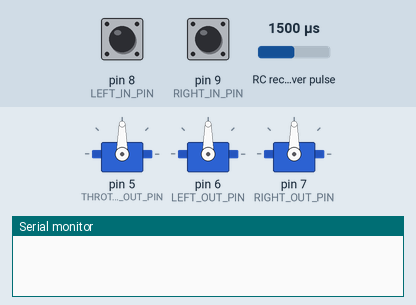
This sketch was run on a simulated Arduino Uno, built with avr-gcc and run on an emulated ATmega328P. On the bench: 3 × servo, the last lines printed to the serial monitor. Wiring (inferred from the names in the program): RC receiver channel: data pin 10. Inputs (shaded band) come from the test bench; at power-on: RC receiver pulse 1500 µs, pin 8 (LEFT_IN_PIN) LOW, pin 9 (RIGHT_IN_PIN) LOW.

Above: at 1.2 s.
1.3 s: RC receiver pulse (sensor on pin 10) set to 1020 µs
At 2.5 s:
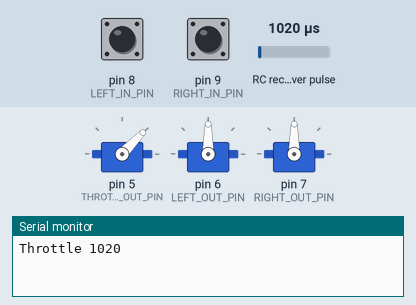
2.8 s: pin 8 (LEFT_IN_PIN) pulled HIGH for 0.15 s
At 3.7 s:
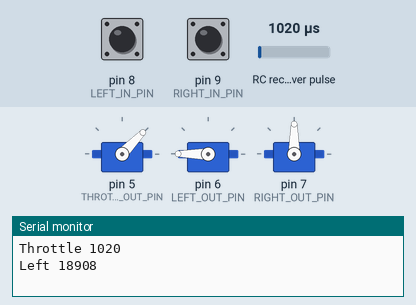
4.4 s: pin 9 (RIGHT_IN_PIN) pulled HIGH for 0.15 s
At 4.9 s:
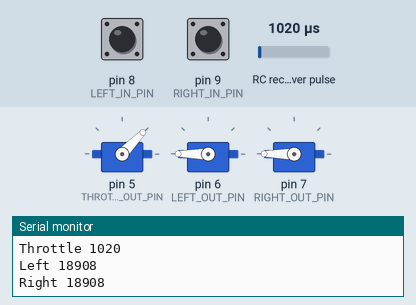
6.0 s: RC receiver pulse (sensor on pin 10) set to 1250 µs
At 7.2 s:
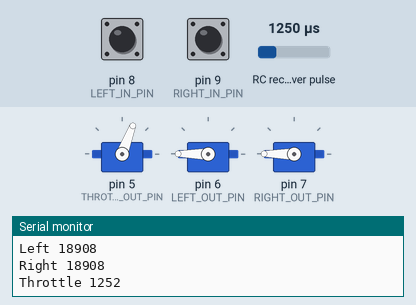
7.5 s: pin 8 (LEFT_IN_PIN) pulled HIGH for 3.2 s
At 11.4 s:
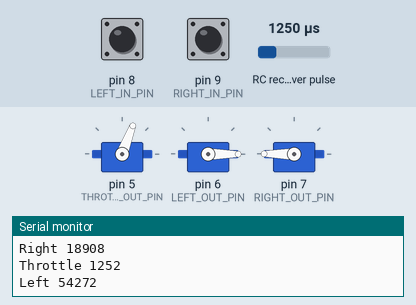
12.2 s: pin 9 (RIGHT_IN_PIN) pulled HIGH for 3.2 s
At 16.1 s:
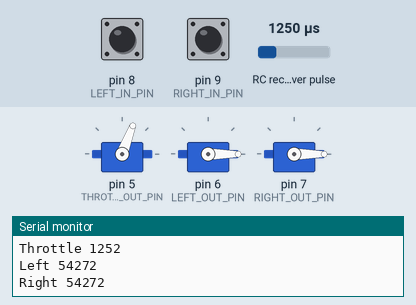
Timing chart, 0 to 17.6 s (numbered marks = the images above; inputs shaded):
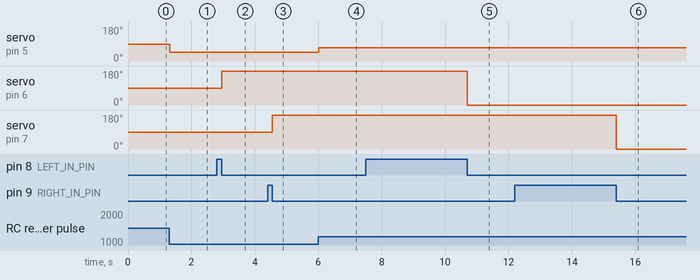

Measured:
- after the input at 1.3 s, servo on pin 5 (THROTTLE_OUT_PIN): 90° → 46° at once
- after the input at 2.8 s, servo on pin 6 (LEFT_OUT_PIN): 90° → 180° after 0.15 s
- after the input at 4.4 s, servo on pin 7 (RIGHT_OUT_PIN): 90° → 180° after 0.15 s
- after the input at 6.0 s, servo on pin 5 (THROTTLE_OUT_PIN): 46° → 69° at once
- after the input at 7.5 s, servo on pin 6 (LEFT_OUT_PIN): 180° → 0° after 3.2 s
- after the input at 12.2 s, servo on pin 7 (RIGHT_OUT_PIN): 180° → 0° after 3.2 s

The sketch:

receiver.ino
```cpp
#include <PinChangeInt.h>
#include <Servo.h>

// Assign channel in pins
#define LEFT_IN_PIN 8
#define RIGHT_IN_PIN 9
#define THROTTLE_IN_PIN 10

// Assign channel out pins
#define THROTTLE_OUT_PIN 5
#define LEFT_OUT_PIN 6
#define RIGHT_OUT_PIN 7

Servo servoThrottle;
Servo servoLeft;
Servo servoRight;

// These bit flags are set in bUpdateFlagsShared to indicate which
// channels have new signals
#define THROTTLE_FLAG 1
#define LEFT_FLAG 2
#define RIGHT_FLAG 4

volatile uint8_t bUpdateFlagsShared;

// shared variables are updated by the ISR and read by loop.
// In loop we immediatley take local copies so that the ISR can keep ownership of the
// shared ones. To access these in loop
// we first turn interrupts off with noInterrupts
// we take a copy to use in loop and the turn interrupts back on
// as quickly as possible, this ensures that we are always able to receive new signals
volatile uint16_t unThrottleInShared;
volatile uint16_t unLeftInShared;
volatile uint16_t unRightInShared;

// These are used to record the rising edge of a pulse in the calcInput functions
// They do not need to be volatile as they are only used in the ISR. If we wanted
// to refer to these in loop and the ISR then they would need to be declared volatile
uint32_t ulThrottleStart;
uint32_t ulRightStart;
uint32_t ulLeftStart;

void setup()
{
  Serial.begin(9600);
  servoThrottle.attach(THROTTLE_OUT_PIN);
  servoLeft.attach(LEFT_OUT_PIN);
  servoRight.attach(RIGHT_OUT_PIN);

  // using the PinChangeInt library, attach the interrupts
  // used to read the channels
  PCintPort::attachInterrupt(THROTTLE_IN_PIN, calcThrottle, CHANGE);
  PCintPort::attachInterrupt(RIGHT_IN_PIN, calcRight, CHANGE);
  PCintPort::attachInterrupt(LEFT_IN_PIN, calcLeft, CHANGE);
}

void loop()
{
  // create local variables to hold a local copies of the channel inputs
  // these are declared static so that thier values will be retained
  // between calls to loop.
  static uint16_t unThrottleIn;
  static uint16_t unLeftIn;
  static uint16_t unRightIn;
  // local copy of update flags
  static uint8_t bUpdateFlags;

  // check shared update flags to see if any channels have a new signal
  if(bUpdateFlagsShared)
  {
    noInterrupts(); // turn interrupts off quickly while we take local copies of the shared variables

    // take a local copy of which channels were updated in case we need to use this in the rest of loop
    bUpdateFlags = bUpdateFlagsShared;

    if(bUpdateFlags & THROTTLE_FLAG)
    {
      unThrottleIn = unThrottleInShared;
    }

    if(bUpdateFlags & LEFT_FLAG)
    {
      unLeftIn = unLeftInShared;
    }

    if(bUpdateFlags & RIGHT_FLAG)
    {
      unRightIn = unRightInShared;
    }

    // clear shared copy of updated flags as we have already taken the updates
    // we still have a local copy if we need to use it in bUpdateFlags
    bUpdateFlagsShared = 0;

    interrupts(); // we have local copies of the inputs, so now we can turn interrupts back on
    // as soon as interrupts are back on, we can no longer use the shared copies, the interrupt
    // service routines own these and could update them at any time. During the update, the
    // shared copies may contain junk. Luckily we have our local copies to work with :-)
  }

  // do any processing from here onwards
  // only use the local values unRightIn, unThrottleIn and unLeftIn, the shared
  // variables unRightInShared, unThrottleInShared, unLeftInShared are always owned by
  // the interrupt routines and should not be used in loop

  // the following code provides simple pass through
  // this is a good initial test, the Arduino will pass through
  // receiver input as if the Arduino is not there.
  // This should be used to confirm the circuit and power
  // before attempting any custom processing in a project.

  // we are checking to see if the channel value has changed, this is indicated
  // by the flags. For the simple pass through we don't really need this check,
  // but for a more complex project where a new signal requires significant processing
  // this allows us to only calculate new values when we have new inputs, rather than
  // on every cycle.
  if(bUpdateFlags & THROTTLE_FLAG)
  {
    if(servoThrottle.readMicroseconds() != unThrottleIn)
    {
      Serial.print("Throttle ");
      Serial.println(unThrottleIn);
      servoThrottle.writeMicroseconds(unThrottleIn);
    }
  }

  if(bUpdateFlags & LEFT_FLAG)
  {
    if(servoLeft.readMicroseconds() != unLeftIn)
    {
      Serial.print("Left ");
      Serial.println(unLeftIn);
      servoLeft.writeMicroseconds(unLeftIn);
    }
  }

  if(bUpdateFlags & RIGHT_FLAG)
  {
    if(servoRight.readMicroseconds() != unRightIn)
    {
      Serial.print("Right ");
      Serial.println(unRightIn);
      servoRight.writeMicroseconds(unRightIn);
    }
  }

  bUpdateFlags = 0;
}


void calcThrottle()
{
  if(digitalRead(THROTTLE_IN_PIN) == HIGH)
  {
    ulThrottleStart = micros();
  }
  else
  {
    unThrottleInShared = (uint16_t)(micros() - ulThrottleStart);
    bUpdateFlagsShared |= THROTTLE_FLAG;
  }
}

void calcRight()
{
  if(digitalRead(RIGHT_IN_PIN) == HIGH)
  {
    ulRightStart = micros();
  }
  else
  {
    unRightInShared = (uint16_t)(micros() - ulRightStart);
    bUpdateFlagsShared |= RIGHT_FLAG;
  }
}

void calcLeft()
{
  if(digitalRead(LEFT_IN_PIN) == HIGH)
  {
    ulLeftStart = micros();
  }
  else
  {
    unLeftInShared = (uint16_t)(micros() - ulLeftStart);
    bUpdateFlagsShared |= LEFT_FLAG;
  }
}
```
